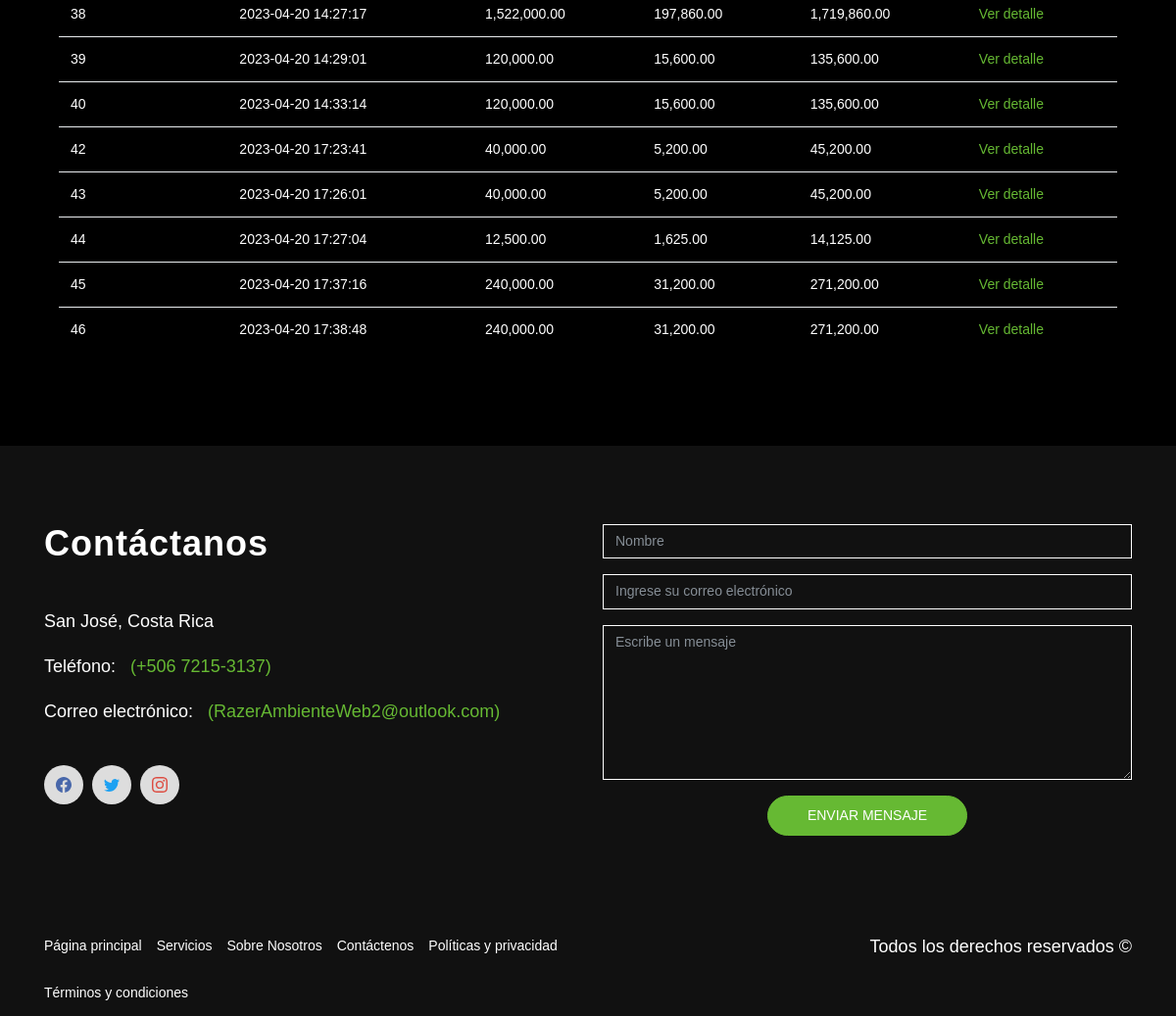
Before: /Code/ProyectoAW/Views/verFacturas.php (signed in, lower part) with the older database file.
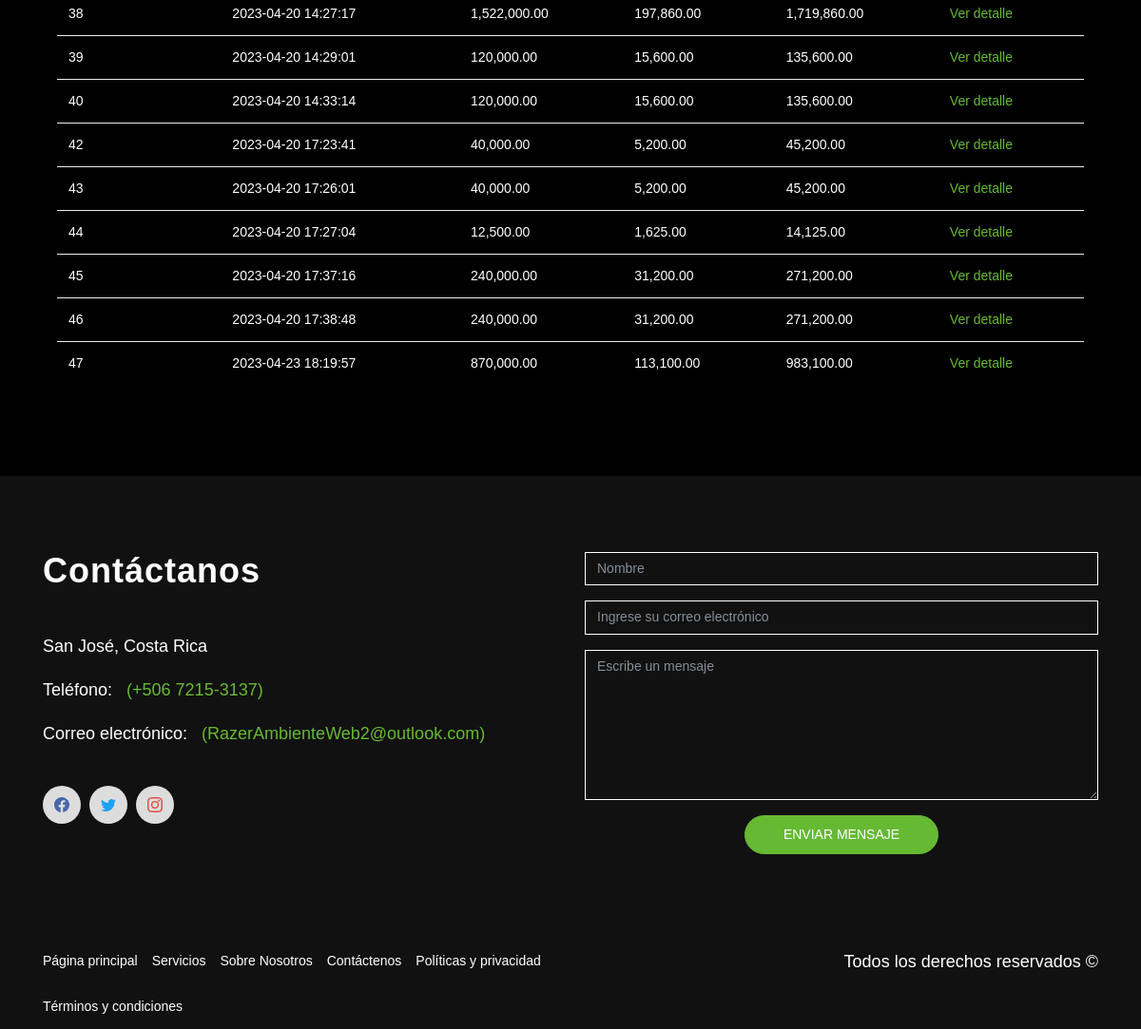
After: the same page with the newer database file.
### tables this page shows
CREATE TABLE `encabezado` (
  `ConsecutivoEncabezado` bigint(20) NOT NULL,
  `ConsecutivoUsuario` bigint(20) NOT NULL,
  `FechaCompra` datetime NOT NULL,
  `SubTotal` decimal(12,2) NOT NULL,
  `IVA` decimal(12,2) NOT NULL,
  `Total` decimal(12,2) NOT NULL
);

### Code/ProyectoAW/Models/pagosModel.php (called while the page is built, shortened)
<?php
function VerFacturasModel(){
    $instancia = Open();
    $ConsecutivoUsuario = $_SESSION["ConsecutivoUsuario"];
    $sentencia = "CALL VerFacturas('$ConsecutivoUsuario');";
    $respuesta = $instancia -> query($sentencia);
    return $respuesta;
}
?>

### Code/ProyectoAW/Controllers/pagosController.php (the view, shortened to what this page needs)
<?php
include_once('../Models/pagosModel.php');
function VerFacturas(){
    $respuesta = VerFacturasModel();
    if($respuesta -> num_rows > 0){
        while($fila = mysqli_fetch_array($respuesta)){
            echo "<tr>";
            echo "<td>" . $fila["ConsecutivoEncabezado"] . "</td>";
            echo "<td>" . $fila["FechaCompra"] . "</td>";
            echo "<td>" . number_format($fila["SubTotal"], 2) . "</td>";
            echo "<td>" . number_format($fila["IVA"], 2) . "</td>";
            echo "<td>" . number_format($fila["Total"], 2) . "</td>";
            echo "<td> <a href='../Views/verDetalleFactura.php?q=" . $fila["ConsecutivoEncabezado"] . "'>Ver detalle</a></td>";
            echo "</tr>";
        }
    }
}
?>

Changed rows visible on the page:
added encabezado: ConsecutivoEncabezado "47", FechaCompra "2023-04-23 18:19:57", SubTotal "870,000.00", IVA "113,100.00", Total "983,100.00"
